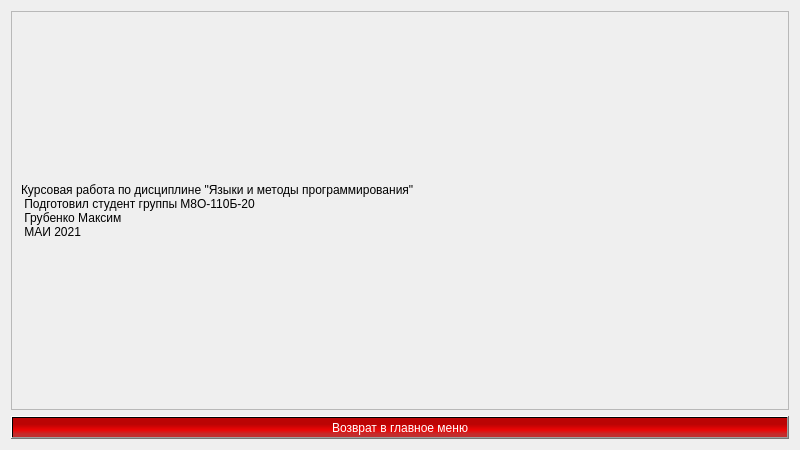
<?xml version="1.0" encoding="UTF-8"?>
<ui version="4.0">
 <class>AboutWindow</class>
 <widget class="QWidget" name="AboutWindow">
  <property name="geometry">
   <rect>
    <x>0</x>
    <y>0</y>
    <width>800</width>
    <height>450</height>
   </rect>
  </property>
  <property name="windowTitle">
   <string>Form</string>
  </property>
  <layout class="QVBoxLayout" name="verticalLayout_2">
   <item>
    <widget class="QScrollArea" name="scrollArea">
     <property name="widgetResizable">
      <bool>true</bool>
     </property>
     <widget class="QWidget" name="scrollAreaWidgetContents">
      <property name="geometry">
       <rect>
        <x>0</x>
        <y>0</y>
        <width>776</width>
        <height>369</height>
       </rect>
      </property>
      <layout class="QVBoxLayout" name="verticalLayout">
       <item>
        <widget class="QLabel" name="label">
         <property name="styleSheet">
          <string notr="true">Курсовая работа по дисциплине &quot;Языки и методы программирования&quot; \n Подготовил студент группы М8О-110Б-20 \n Грубенко Максим \n МАИ 2021;
color: rgb(255, 255, 255);
font: 87 14pt &quot;Segoe UI Black&quot;;
</string>
         </property>
         <property name="text">
          <string>Курсовая работа по дисциплине &quot;Языки и методы программирования&quot; 
 Подготовил студент группы М8О-110Б-20 
 Грубенко Максим 
 МАИ 2021</string>
         </property>
        </widget>
       </item>
      </layout>
     </widget>
    </widget>
   </item>
   <item>
    <widget class="QPushButton" name="go_main_window_button">
     <property name="styleSheet">
      <string notr="true">color: rgb(255, 255, 255); background-color: qlineargradient(spread:pad, x1:0.133876, y1:0.205, x2:0.134328, y2:0.875, stop:0.189055 rgba(187, 4, 4, 255), stop:0.626866 rgba(236, 5, 5, 255), stop:0.950249 rgba(195, 45, 45, 255));
font: 87 18pt &quot;Segoe UI Black&quot;;
</string>
     </property>
     <property name="text">
      <string>Возврат в главное меню</string>
     </property>
    </widget>
   </item>
  </layout>
 </widget>
 <resources/>
 <connections/>
</ui>
